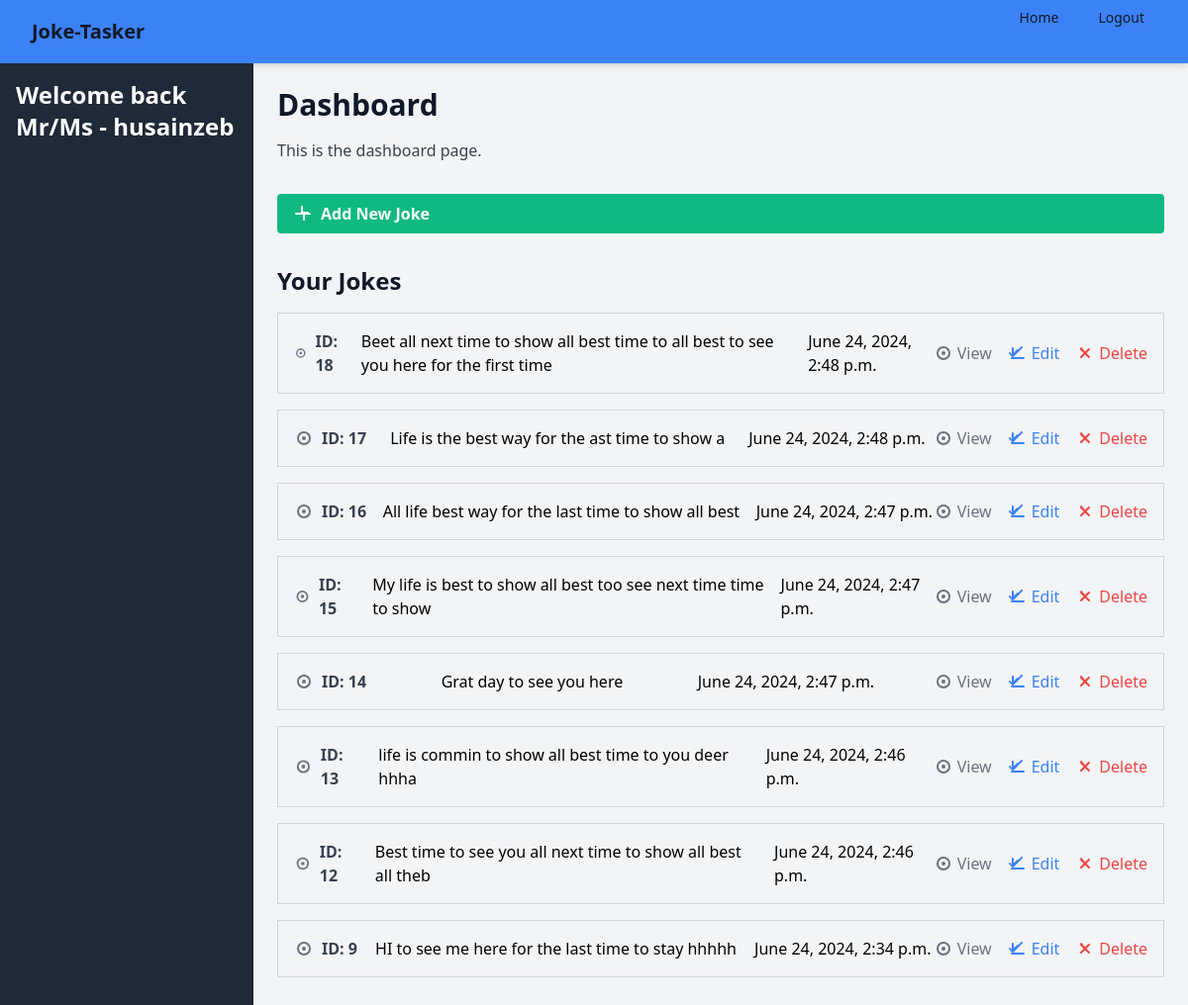
/dashboard/ (signed in), run on the app's committed database.
### app/models.py (models this page shows, shortened)
class Joke(models.Model):
    user = models.ForeignKey(User,on_delete=models.CASCADE)
    content = models.TextField()
    created_at = models.DateTimeField(auto_now_add=True)
    updated_at = models.DateTimeField(auto_now=True)

### app/views.py (the view)
# urls.py: path('dashboard/',views.dashboard,name='dashboard'),
def dashboard(request):
    joke = Joke.objects.filter(user = request.user).order_by('-id')
    context = {
        'jokes':joke
    }
    return render(request,'dashboard.html',context)

### templates/dashboard.html (shortened to what this page needs)
<!DOCTYPE html>
<html lang="en">
<head>
    <link href="https://cdn.jsdelivr.net/npm/tailwindcss@2.2.19/dist/tailwind.min.css" rel="stylesheet">
</head>
<body class="bg-gray-100">
    <nav class="bg-blue-500 shadow-md">
        <div class="max-w-7xl mx-auto px-4 sm:px-6 lg:px-8">
            <div class="flex justify-between h-16">
                <div class="flex">
                    <div class="shrink-0 flex items-center">
                        <span class="text-xl font-bold text-gray-900">Joke-Tasker</span>
                    </div>
                </div>
                <div class="hidden md:flex">
                    <div class="ml-10 flex items-baseline space-x-4">
                        <a href="/" class="text-gray-900 hover:text-gray-700 px-3 py-2 rounded-md text-sm font-medium">Home</a>
                        <a href="{% url 'logout_view'%}" class="text-gray-900 hover:text-gray-700 px-3 py-2 rounded-md text-sm font-medium">Logout</a>
                    </div>
                </div>
            </div>
        </div>
    </nav>
    <div class="flex">
        <div class="w-64 bg-gray-800 text-white min-h-screen">
            <div class="p-4">
                <h2 class="text-2xl font-bold">Welcome back Mr/Ms - {{user}}</h2>
            </div>
        </div>
        <div class="flex-1 p-6">
            <h1 class="text-3xl font-bold text-gray-900">Dashboard</h1>
            <p class="mt-4 text-gray-700">This is the dashboard page.</p>
            <div class="mt-8">
                <a href="{% url 'add_joke' %}" class="bg-green-500 hover:bg-green-700 text-white font-bold py-2 px-4 rounded flex items-center">
                    <svg xmlns="http://www.w3.org/2000/svg" class="h-5 w-5 mr-2" viewBox="0 0 20 20" fill="currentColor">
                        <path fill-rule="evenodd" d="M18 10a1 1 0 0 1-1 1h-5v5a1 1 0 1 1-2 0v-5H3a1 1 0 1 1 0-2h5V3a1 1 0 1 1 2 0v5h5a1 1 0 0 1 1 1z" clip-rule="evenodd" />
                    </svg>
                    Add New Joke
                </a>
            </div>
            <div class="mt-8">
                <h2 class="text-2xl font-bold text-gray-900">Your Jokes</h2>
                <ul class="mt-4">
                    {% for joke in jokes %}
                    <li class="border border-gray-300 p-4 mb-4 flex items-center justify-between">
                        <div class="flex items-center">
                            <svg xmlns="http://www.w3.org/2000/svg" class="h-5 w-5 text-gray-500 mr-2" viewBox="0 0 20 20" fill="currentColor">
                                <path d="M10 3a7 7 0 110 14 7 7 0 010-14zm0 2a5 5 0 100 10A5 5 0 0010 5z" />
                                <path d="M10 8a2 2 0 100 4 2 2 0 000-4z" />
                            </svg>
                            <span class="text-gray-700 font-semibold">ID: {{ joke.id }}</span>
                        </div>
                        <span class="ml-4">{{ joke.content }}</span>
                        <span class="ml-4">{{ joke.created_at }}</span>
                        <div class="flex items-center space-x-4">
                            <a href="{% url 'view_joke' joke.id %}" class="text-gray-500 hover:text-gray-700 flex items-center">
                                <svg xmlns="http://www.w3.org/2000/svg" class="h-5 w-5" viewBox="0 0 20 20" fill="currentColor">
                                    <path d="M10 3a7 7 0 110 14 7 7 0 010-14zm0 2a5 5 0 100 10A5 5 0 0010 5z" />
                                    <path d="M10 8a2 2 0 100 4 2 2 0 000-4z" />
                                </svg>
                                <span class="ml-1">View</span>
                            </a>
                            <a href="{% url 'edit_joke' joke.id %}" class="text-blue-500 hover:text-blue-700 flex items-center">
                                <span class="ml-1">Edit</span>
                            </a>
                            <a href="{% url 'delete_joke' joke.id %}" class="text-red-500 hover:text-red-700 flex items-center">
                                <span class="ml-1">Delete</span>
                            </a>
                        </div>
                    </li>
                    {% endfor %}
                </ul>
            </div>
        </div>
    </div>
</body>
</html>

### data on the page
Joke: id "18", content "Beet all next time to show all best time to all best to see you here for the first time", created_at "June 24, 2024, 2:48 p.m."
Joke: id "17", content "Life is the best way for the ast time to show a", created_at "June 24, 2024, 2:48 p.m."
Joke: id "16", content "All life best way for the last time to show all best", created_at "June 24, 2024, 2:47 p.m."
Joke: id "15", content "My life is best to show all best too see next time time to show", created_at "June 24, 2024, 2:47 p.m."
Joke: id "14", content "Grat day to see you here", created_at "June 24, 2024, 2:47 p.m."
Joke: id "13", content "life is commin to show all best time to you deer hhha", created_at "June 24, 2024, 2:46 p.m."
Joke: id "12", content "Best time to see you all next time to show all best all theb", created_at "June 24, 2024, 2:46 p.m."
Joke: id "9", content "HI to see me here for the last time to stay hhhhh", created_at "June 24, 2024, 2:34 p.m."

### other printed values
{{ user }} "husainzeb"
